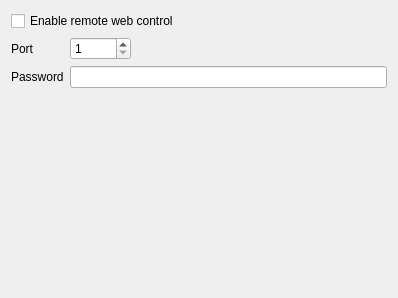
<?xml version="1.0" encoding="UTF-8"?>
<ui version="4.0">
 <class>SettingsWebForm</class>
 <widget class="QWidget" name="SettingsWebForm">
  <property name="geometry">
   <rect>
    <x>0</x>
    <y>0</y>
    <width>398</width>
    <height>298</height>
   </rect>
  </property>
  <layout class="QGridLayout" name="gridLayout">
   <item row="0" column="0" colspan="3">
    <widget class="QCheckBox" name="checkEnable">
     <property name="text">
      <string>Enable remote web control</string>
     </property>
    </widget>
   </item>
   <item row="1" column="0">
    <widget class="QLabel" name="label">
     <property name="text">
      <string>Port</string>
     </property>
    </widget>
   </item>
   <item row="1" column="1">
    <widget class="QSpinBox" name="spinPort">
     <property name="minimum">
      <number>1</number>
     </property>
     <property name="maximum">
      <number>65535</number>
     </property>
    </widget>
   </item>
   <item row="1" column="2">
    <spacer name="horizontalSpacer">
     <property name="orientation">
      <enum>Qt::Horizontal</enum>
     </property>
     <property name="sizeHint" stdset="0">
      <size>
       <width>251</width>
       <height>20</height>
      </size>
     </property>
    </spacer>
   </item>
   <item row="2" column="0">
    <widget class="QLabel" name="label_2">
     <property name="text">
      <string>Password</string>
     </property>
    </widget>
   </item>
   <item row="2" column="1" colspan="2">
    <widget class="QLineEdit" name="linePassword">
     <property name="echoMode">
      <enum>QLineEdit::Password</enum>
     </property>
    </widget>
   </item>
   <item row="3" column="1" colspan="2">
    <spacer name="verticalSpacer">
     <property name="orientation">
      <enum>Qt::Vertical</enum>
     </property>
     <property name="sizeHint" stdset="0">
      <size>
       <width>20</width>
       <height>197</height>
      </size>
     </property>
    </spacer>
   </item>
  </layout>
 </widget>
 <resources/>
 <connections/>
</ui>
